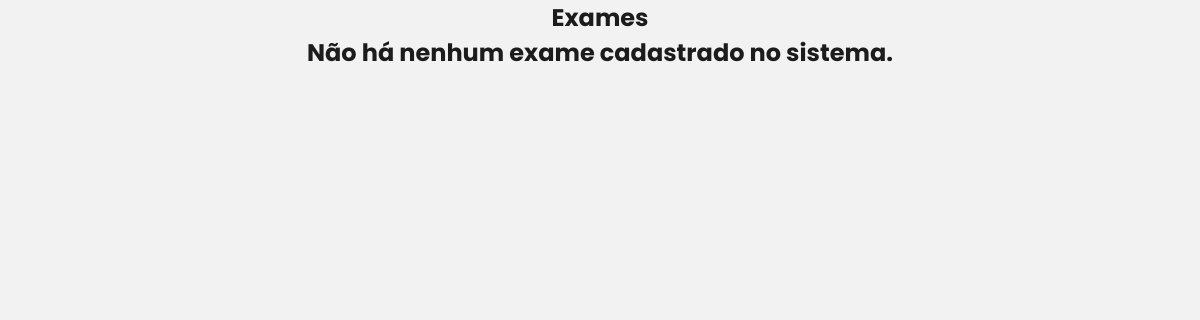
Page /listar_exames.php on the earlier database version.
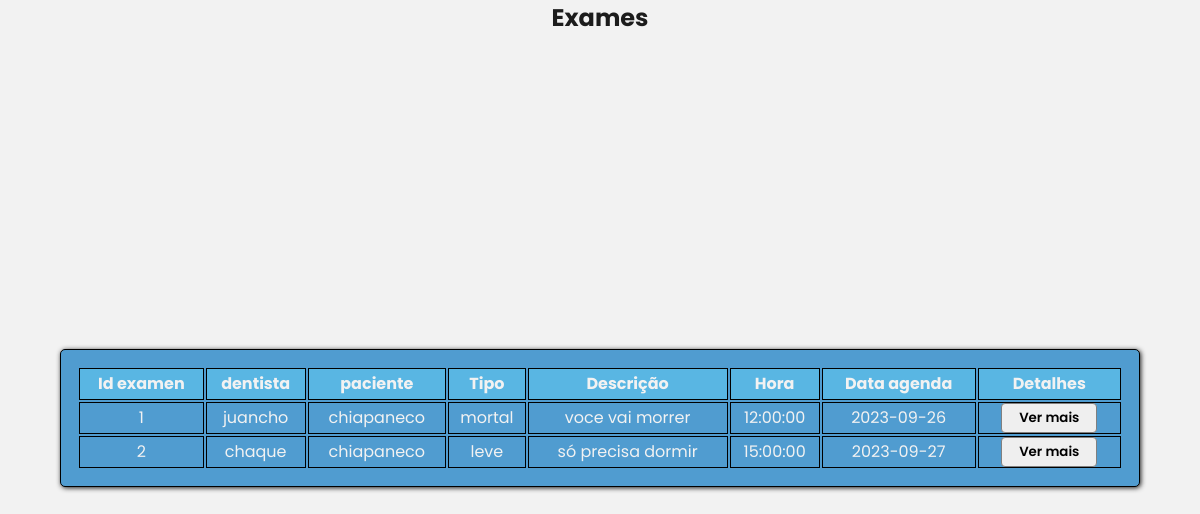
Same page on the later database version.
### tables this page shows
CREATE TABLE `exame` (
  `id_examen_pk` int(11) NOT NULL,
  `id_dentista_fk` int(11) NOT NULL,
  `id_paciente_fk` int(11) NOT NULL,
  `tipo` text,
  `descricao` text NOT NULL,
  `resultado` text NOT NULL,
  `hora` time DEFAULT NULL,
  `data_agenda` date DEFAULT NULL,
  `imagem` longblob
);

CREATE TABLE `dentista` (
  `id_funcionario_pk` int(12) NOT NULL,
  `cpf` varchar(11) DEFAULT NULL,
  `especialidade` text,
  `nome` text,
  `endereco` text,
  `telefone` bigint(12) DEFAULT NULL,
  `email` text,
  `crm` text
);

CREATE TABLE `paciente` (
  `id_paciente_pk` int(11) NOT NULL,
  `nome` text,
  `telefone` varchar(11) DEFAULT NULL,
  `email` text,
  `senha` varchar(100) DEFAULT NULL,
  `cpf` bigint(11) DEFAULT NULL,
  `endereco` text
);

### persistence/Banco.php (called while the page is built, shortened)
<?php
class Banco{
	private $conexao;
	public function __construct(){
		$this->url="localhost";
		$this->usuario="root";
		$this->senha="";
		$this->banco="odontologia";
		$this->conexao=new mysqli($this->url,$this->usuario,
			$this->senha,$this->banco);
	}
	public function consultar($sql)
	{
		$consulta=$this->conexao->query($sql);
		$linhas=$consulta->num_rows;
		if($linhas>0){
			return $consulta;
		}else{
			return false;
		}
	}
}
?>

### persistence/ExamePA.php (called while the page is built, shortened)
<?php
require_once 'Banco.php';
class ExamePA{
	private $conexao;
	function __construct()
	{
		$this->conexao=new Banco();
	}
	public function listar_inicio_fim($inicio,$fim)
	{
		$sql="select * from exame where id_examen_pk
		between $inicio and $fim";
		return $this->conexao->consultar($sql);
	}
	public function converteIdParaNomeDentista($id)
		{
			$sql="select dentista.nome as nome from exame join dentista on exame.id_dentista_fk=dentista.id_funcionario_pk where id_funcionario_pk=$id";
			return $this->conexao->consultar($sql);
		}
	public function converteIdParaNomePaciente($id)
		{
			$sql="select paciente.nome as nome from exame join paciente on exame.id_paciente_fk=paciente.id_paciente_pk where id_paciente_pk=$id";
			return $this->conexao->consultar($sql);
		}
}
?>

### listar_exames.php (the view, shortened to what this page needs)
<?php
require_once 'cabecalho.php';
?>
    <h2>Exames</h2>
<?php
if (isset($_POST['inicio'])) {
	$inicio=$_POST['inicio'];
	$fim=$inicio+4;
}else{
	$inicio=1;
	$fim=5;
}
require_once 'persistence/ExamePA.php';
$examepa=new ExamePA();
$consultar=$examepa->listar_inicio_fim($inicio,$fim);
if(!$consultar){
	echo "<h2>Não há nenhum exame cadastrado no sistema.</h2>";
}else{
	echo "<table>";
	echo "<tr>";
	echo "<th>Id examen</th>";
	echo "<th>dentista</th>";
	echo "<th>paciente</th>";
	echo "<th>Tipo</th>";
	echo "<th>Descrição</th>";
	echo "<th>Hora</th>";
	echo "<th>Data agenda</th>";
	echo "<th>Detalhes</th>";
	echo "</tr>";
	while ($linha=$consultar->fetch_assoc()) {
		echo "<tr>";
		echo "<td>".$linha['id_examen_pk']."</td>";
		$aux=$examepa->converteIdParaNomeDentista($linha['id_dentista_fk']);
		$linhaG=$aux->fetch_assoc();
		echo "<td>".$linhaG['nome']."</td>";
		$aux=$examepa->converteIdParaNomePaciente($linha['id_paciente_fk']);
		$linhaG=$aux->fetch_assoc();
		echo "<td>".$linhaG['nome']."</td>";
		echo "<td>".$linha['tipo']."</td>";
		echo "<td>".$linha['descricao']."</td>";
		echo "<td>".$linha['hora']."</td>";
		echo "<td>".$linha['data_agenda']."</td>";
		echo "<td>
			<form action='detalhes.php' method='POST'>"."
			<input type='hidden' name='idP' value='".$linha['id_paciente_fk']."'>
			<div id='alterar'>
			<input style='margin-left:0px;width:8vw;' type='submit' name='botao' value='Ver mais'>
			</div>
			</form>
			</td>";
		echo "</tr>";
	}
	echo "</table>";
}
?>
</body>
</html>

Differences in the rows shown:
added exame: id_examen_pk "1", dentista.nome "juancho", paciente.nome "chiapaneco", tipo "mortal", descricao "voce vai morrer", hora "12:00:00", data_agenda "2023-09-26"
added exame: id_examen_pk "2", dentista.nome "chaque", paciente.nome "chiapaneco", tipo "leve", descricao "só precisa dormir", hora "15:00:00", data_agenda "2023-09-27"
Other differences:
text no longer shown: "Não há nenhum exame cadastrado no sistema."
text now shown: "Id examen dentista paciente Tipo Descrição Hora Data agenda Detalhes"
